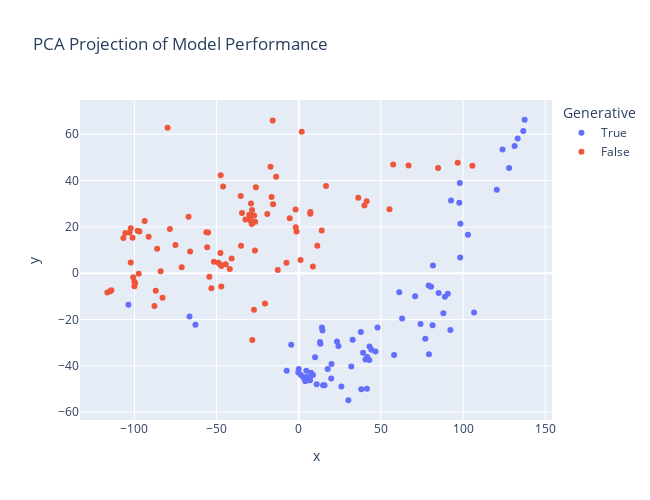

Here is the notebook cell this chart was saved with:
### Code cell
pca = PCA(n_components=2)
pca_projection = pca.fit_transform(df.drop(columns="generative"))
px.scatter(
    x=pca_projection[:, 0], 
    y=pca_projection[:, 1], 
    color=df.generative,
    hover_name=df.index.tolist(),
    width=650,
    height=500,
    title="PCA Projection of Model Performance",
    labels=dict(color="Generative"),
)

### Figure 1 — Plotly figure (JSON) as saved in the notebook; plotly's stock layout.template omitted (floating-point values rounded to 4 significant figures)
{"data": [{"hovertemplate": "<b>%{hovertext}</b><br><br>Generative=True<br>x=%{x}<br>y=%{y}<extra></extra>", "hovertext": ["gpt-4-0613 (few-shot, val)", "gpt-3.5-turbo-0613 (few-shot)", "gpt-3.5-turbo-0613 (few-shot, val)", "RJuro/munin-neuralbeagle-7b (few-shot, val)", "timpal0l/BeagleCatMunin (few-shot, val)", "birgermoell/Flashback-Bellman (few-shot, val)", "merge-crew/da-sv-dare-ties-density-0.9 (few-shot, val)", "merge-crew/da-sv-slerp (few-shot, val)", "merge-crew/da-sv-task-arithmetic (few-shot, val)", "mhenrichsen/danskgpt-chat-v2.1 (few-shot)", "Mabeck/Heidrun-Mistral-7B-chat (few-shot)", "birgermoell/BeagleCatMunin-Flashback-Bellman (few-shot, val)", "birgermoell/Rapid-Cycling (few-shot, val)", "timpal0l/BeagleCatMunin2 (few-shot, val)", "mlabonne/NeuralBeagle14-7B (few-shot, val)", "merge-crew/da-sv-ties (few-shot, val)", "birgermoell/Munin-NeuralBeagle-NorskGPT (few-shot, val)", "birgermoell/WestLake-Munin-Cat-NorskGPT (few-shot, val)", "merge-crew/da-sv-dare-ties-density-0.6 (few-shot, val)", "RJuro/munin-neuralbeagle-SkoleGPTOpenOrca-7b (few-shot, val)", "timpal0l/tyr (few-shot, val)", "Mabeck/Heidrun-Mistral-7B-base (few-shot)", "ThatsGroes/munin-SkoleGPTOpenOrca-7b-16bit (few-shot)", "KennethEnevoldsen/munin_mistral-7b (few-shot, val)", "bineric/NorskGPT-Mistral-7b (few-shot)", "danish-foundation-models/munin-7b-v0.1dev0 (few-shot)", "timpal0l/Mistral-7B-v0.1-flashback-v2 (few-shot)", "mhenrichsen/hestenettetLM (few-shot)", "birgermoell/NeuralBeagle-Flashback (few-shot, val)", "RuterNorway/Llama-2-13b-chat-norwegian (few-shot)", "mistralai/Mistral-7B-Instruct-v0.2 (few-shot)", "neph1/bellman-7b-mistral-instruct-v0.2 (few-shot)", "mistralai/Mistral-7B-v0.1 (few-shot)", "occiglot/occiglot-7b-eu5-instruct (few-shot)", "mistralai/Mistral-7B-Instruct-v0.1 (few-shot)", "bineric/NorskGPT-Llama-7B-v0.1 (few-shot)", "occiglot/occiglot-7b-eu5 (few-shot)", "timpal0l/njord-alpha (few-shot)", "danish-foundation-models/munin-7b-alpha (few-shot)", "merge-crew/da-sv-dare-ties-density-0.3 (few-shot, val)", "meta-llama/Llama-2-7b-chat-hf (few-shot)", "tollefj/nordavind-7b-instruct-warm (few-shot)", "timpal0l/Mistral-7B-v0.1-flashback-v2-instruct (few-shot)", "AI-Sweden-Models/gpt-sw3-20b (few-shot)", "norallm/normistral-7b-warm (few-shot)", "meta-llama/Llama-2-7b-hf (few-shot)", "Qwen/Qwen1.5-4B-Chat (few-shot)", "01-ai/Yi-6B (few-shot)", "google/gemma-2b (few-shot)", "Qwen/Qwen1.5-4B (few-shot)", "AI-Sweden-Models/gpt-sw3-1.3b-instruct (few-shot)", "AI-Sweden-Models/gpt-sw3-6.7b-v2 (few-shot)", "AI-Sweden-Models/gpt-sw3-6.7b-v2-instruct (few-shot)", "AI-Sweden-Models/gpt-sw3-1.3b (few-shot)", "AI-Sweden-Models/gpt-sw3-6.7b (few-shot)", "google/gemma-2b-it (few-shot)", "norallm/normistral-7b-scratch (few-shot)", "mhenrichsen/danskgpt-tiny-chat (few-shot)", "NbAiLab/nb-gpt-j-6B-alpaca (few-shot)", "AI-Sweden-Models/gpt-sw3-356m-instruct (few-shot)", "Qwen/Qwen1.5-1.8B (few-shot)", "Qwen/Qwen1.5-1.8B-Chat (few-shot)", "HPLT/gpt-7b-nordic-prerelease (few-shot)", "AI-Sweden-Models/gpt-sw3-356m (few-shot)", "RuterNorway/Llama-2-7b-chat-norwegian (few-shot)", "mhenrichsen/danskgpt-tiny (few-shot)", "Qwen/Qwen1.5-0.5B-Chat (few-shot)", "allenai/OLMo-1B (few-shot)", "Qwen/Qwen1.5-0.5B (few-shot)", "NbAiLab/nb-gpt-j-6B-v2 (few-shot)", "AI-Sweden-Models/gpt-sw3-126m-instruct (few-shot)", "NbAiLab/nb-gpt-j-6B@sharded (few-shot)", "AI-Sweden-Models/gpt-sw3-126m (few-shot)", "RJuro/kanelsnegl-v0.1 (few-shot)", "RJuro/kanelsnegl-v0.2 (few-shot)", "ai-forever/mGPT (few-shot)", "peter-sk/gpt-neox-da (few-shot)"], "legendgroup": "True", "marker": {"color": "#636efa", "symbol": "circle"}, "mode": "markers", "name": "True", "orientation": "v", "showlegend": true, "type": "scatter", "x": [-103.6, -62.88, -66.46, -7.347, 1.256, 3.863, 0.01094, 6.804, 6.837, 3.322, -0.2672, 5.609, 4.619, 2.892, -4.593, 7.479, 4.042, 4.042, 14.82, 8.674, 15.68, 17.62, 19.76, 30.21, 10.92, 9.931, 12.96, 25.96, 13.19, 19.95, 14.43, 14.12, 23.25, 38.09, 24.16, 31.97, 41.46, 37.81, 40.62, 41.65, 39.16, 42.97, 32.81, 44.19, 43.07, 47.95, 58.05, 46.71, 79.24, 62.9, 77.03, 61.17, 74.1, 92.29, 81.45, 70.82, 88.02, 79.08, 85.14, 90.76, 88.92, 80.53, 106.7, 81.68, 98.26, 92.69, 103.0, 97.73, 98.38, 120.5, 98.02, 128.0, 124.0, 131.4, 133.2, 136.7, 137.5], "xaxis": "x", "y": [-13.65, -22.27, -18.65, -42.12, -43.9, -44.87, -41.4, -46.04, -46.17, -45.28, -42.89, -44.71, -42.14, -44.9, -30.87, -42.95, -46.58, -46.58, -48.41, -43.97, -48.41, -41.33, -45.43, -54.85, -47.98, -36.25, -29.7, -48.93, -30.51, -39.21, -24.78, -23.43, -29.46, -50.12, -31.38, -40.32, -49.94, -25.42, -37.27, -36.12, -34.37, -37.48, -28.76, -33.0, -31.67, -23.38, -35.27, -33.77, -35.0, -19.51, -28.25, -8.242, -21.96, -24.57, -22.44, -9.896, -17.28, -5.302, -8.551, -8.892, -10.14, -5.823, -16.99, 3.339, 6.772, 31.4, 16.61, 30.39, 21.34, 36.08, 39.01, 45.43, 53.38, 54.96, 58.21, 61.41, 66.27], "yaxis": "y"}, {"hovertemplate": "<b>%{hovertext}</b><br><br>Generative=False<br>x=%{x}<br>y=%{y}<extra></extra>", "hovertext": ["AI-Sweden-Models/roberta-large-1160k", "ltg/norbert3-large", "AI-Sweden-Models/roberta-large-1350k", "danish-foundation-models/encoder-large-v1", "KennethEnevoldsen/dfm-sentence-encoder-large-1", "KennethEnevoldsen/dfm-sentence-encoder-large-2", "google/rembert", "intfloat/multilingual-e5-large", "NbAiLab/nb-roberta-base-scandi", "microsoft/mdeberta-v3-base", "NbAiLab/nb-roberta-base-scandi-1e4", "ltg/norbert3-base", "sentence-transformers/use-cmlm-multilingual", "FacebookAI/xlm-roberta-large", "KennethEnevoldsen/dfm-sentence-encoder-medium-3", "vesteinn/ScandiBERT-no-faroese", "NbAiLab/nb-bert-base", "vesteinn/FoBERT", "pere/roberta-debug-8", "pere/roberta-base-exp-8", "setu4993/LaBSE", "pere/roberta-debug-32", "pere/roberta-base-exp-32", "AI-Sweden-Models/bert-large-nordic-pile-1M-steps", "pere/roberta-base-exp-32B", "vesteinn/DanskBERT", "ltg/norbert3-small", "KBLab/megatron-bert-large-swedish-cased-165k", "AI-Nordics/bert-large-swedish-cased", "cardiffnlp/twitter-xlm-roberta-base", "KBLab/megatron-bert-large-swedish-cased-110k", "microsoft/infoxlm-large", "google-bert/bert-base-multilingual-uncased", "KB/bert-base-swedish-cased", "KBLab/megatron-bert-base-swedish-cased-600k", "Geotrend/bert-base-en-fr-de-no-da-cased", "google-bert/bert-base-multilingual-cased", "Geotrend/bert-base-25lang-cased", "Geotrend/bert-base-en-no-cased", "KBLab/bert-base-swedish-cased", "microsoft/xlm-align-base", "facebook/xlm-v-base", "Geotrend/bert-base-en-da-cased", "jonfd/electra-small-nordic", "Geotrend/bert-base-da-cased", "microsoft/infoxlm-base", "KBLab/megatron-bert-base-swedish-cased-125k", "clips/mfaq", "jhu-clsp/bernice", "flax-community/nordic-roberta-wiki", "DDSC/roberta-base-scandinavian", "KBLab/bert-base-swedish-cased-new", "sentence-transformers/paraphrase-xlm-r-multilingual-v1", "sentence-transformers/paraphrase-multilingual-mpnet-base-v2", "flax-community/swe-roberta-wiki-oscar", "sentence-transformers/stsb-xlm-r-multilingual", "distilbert/distilbert-base-multilingual-cased", "Geotrend/distilbert-base-25lang-cased", "Geotrend/distilbert-base-en-fr-de-no-da-cased", "Geotrend/distilbert-base-en-no-cased", "Geotrend/distilbert-base-en-da-cased", "Twitter/twhin-bert-large", "Geotrend/distilbert-base-da-cased", "sarnikowski/convbert-medium-small-da-cased", "Addedk/kbbert-distilled-cased", "danish-foundation-models/encoder-medium-v1", "sentence-transformers/paraphrase-multilingual-MiniLM-L12-v2", "jannikskytt/MeDa-Bert", "DDSC/roberta-base-danish", "Maltehb/danish-bert-botxo", "ltg/norbert3-xs", "birgermoell/roberta-swedish-scandi", "Addedk/mbert-swedish-distilled-cased", "sarnikowski/electra-small-discriminator-da-256-cased", "sarnikowski/convbert-small-da-cased", "dbmdz/bert-base-historic-multilingual-cased", "sentence-transformers/distilbert-multilingual-nli-stsb-quora-ranking", "sentence-transformers/quora-distilbert-multilingual", "Maltehb/aelaectra-danish-electra-small-cased", "dbmdz/bert-medium-historic-multilingual-cased", "Maltehb/aelaectra-danish-electra-small-uncased", "jjzha/dajobbert-base-uncased", "sentence-transformers/distiluse-base-multilingual-cased-v1", "KBLab/albert-base-swedish-cased-alpha", "dbmdz/bert-mini-historic-multilingual-cased", "jannesg/bertsson", "alexanderfalk/danbert-small-cased", "3ebdola/Dialectal-Arabic-XLM-R-Base", "RabotaRu/HRBert-mini", "fresh-xlm-roberta-base", "fresh-electra-small"], "legendgroup": "False", "marker": {"color": "#EF553B", "symbol": "circle"}, "mode": "markers", "name": "False", "orientation": "v", "showlegend": true, "type": "scatter", "x": [-114.8, -116.5, -114.0, -100.0, -99.59, -100.0, -100.7, -87.81, -106.7, -102.2, -105.5, -97.37, -87.01, -82.87, -103.0, -101.1, -102.2, -98.06, -96.95, -91.34, -84.06, -93.74, -86.19, -71.24, -78.42, -66.1, -75.03, -53.17, -54.39, -67.06, -47.14, -28.27, -55.73, -56.25, -41.97, -47.03, -51.63, -48.9, -47.6, -55.16, -27.23, -47.65, -44.44, -79.83, -40.85, -20.52, -35.1, -34.51, -47.51, -46.01, -12.75, -26.66, -35.29, -28.4, -30.12, -29.05, -32.46, -28.57, -29.47, -29.44, -26.58, -7.48, -27.1, -26.1, -19.15, -1.32, -15.61, -1.805, 8.594, -1.921, 1.098, -5.464, -16.52, -17.2, -13.77, 11.29, 7.03, 7.085, -15.85, 13.98, 1.819, 16.59, 39.99, 36.24, 41.34, 55.22, 66.81, 57.46, 84.79, 96.75, 105.7], "xaxis": "x", "y": [-7.829, -8.318, -7.377, -5.667, -4.193, -3.639, -1.738, -14.14, 15.23, 4.625, 17.37, -0.2514, -7.517, -10.58, 17.63, 15.29, 19.47, 18.34, 18.01, 15.71, 0.823, 22.52, 10.55, 2.551, 19.08, 9.435, 12.18, -6.469, -1.574, 24.38, -5.709, -28.79, 11.24, 17.72, 1.828, 3.078, 4.999, 4.487, 3.667, 17.54, -15.78, 8.766, 3.822, 62.8, 6.346, -13.1, 11.88, 25.97, 42.26, 37.46, 1.41, 9.76, 33.35, 27.35, 25.2, 30.06, 23.16, 21.2, 22.77, 23.46, 22.22, 4.537, 24.93, 37.09, 25.62, 18.04, 29.8, 19.84, 2.902, 27.56, 5.676, 23.72, 32.92, 46.01, 41.62, 11.83, 25.7, 26.45, 65.9, 18.44, 61.04, 37.67, 29.27, 32.59, 31.07, 27.62, 46.55, 46.9, 45.42, 47.66, 46.37], "yaxis": "y"}], "layout": {"height": 500, "legend": {"title": {"text": "Generative"}, "tracegroupgap": 0}, "title": {"text": "PCA Projection of Model Performance"}, "width": 650, "xaxis": {"anchor": "y", "autorange": true, "domain": [0, 1], "range": [-133.1, 154.1], "title": {"text": "x"}, "type": "linear"}, "yaxis": {"anchor": "x", "autorange": true, "domain": [0, 1], "range": [-63.38, 74.8], "title": {"text": "y"}, "type": "linear"}}}
